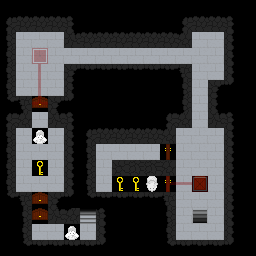

Tiled map render using the project's own tile images. Description and the map definition, with tile-layer contents summarised, below:
An orthogonal 16x16 tile map with 16x16 px tiles, 2 tile layers (base, wires).

<map version="1.0" orientation="orthogonal" renderorder="right-down" width="16" height="16" tilewidth="16" tileheight="16" nextobjectid="2">
 <tileset firstgid="1" name="tileset" tilewidth="16" tileheight="16" tilecount="100" columns="10">
  <image source="../images/tileset.png" width="160" height="160" />
 </tileset>
 <layer name="base" width="16" height="16">
  <data>[256 cells, 256 non-empty, 25 distinct tile ids]</data>
 </layer>
 <layer name="wires" width="16" height="16" opacity="0.3">
  <data>[256 cells, 7 non-empty, 5 distinct tile ids]</data>
 </layer>
</map>
